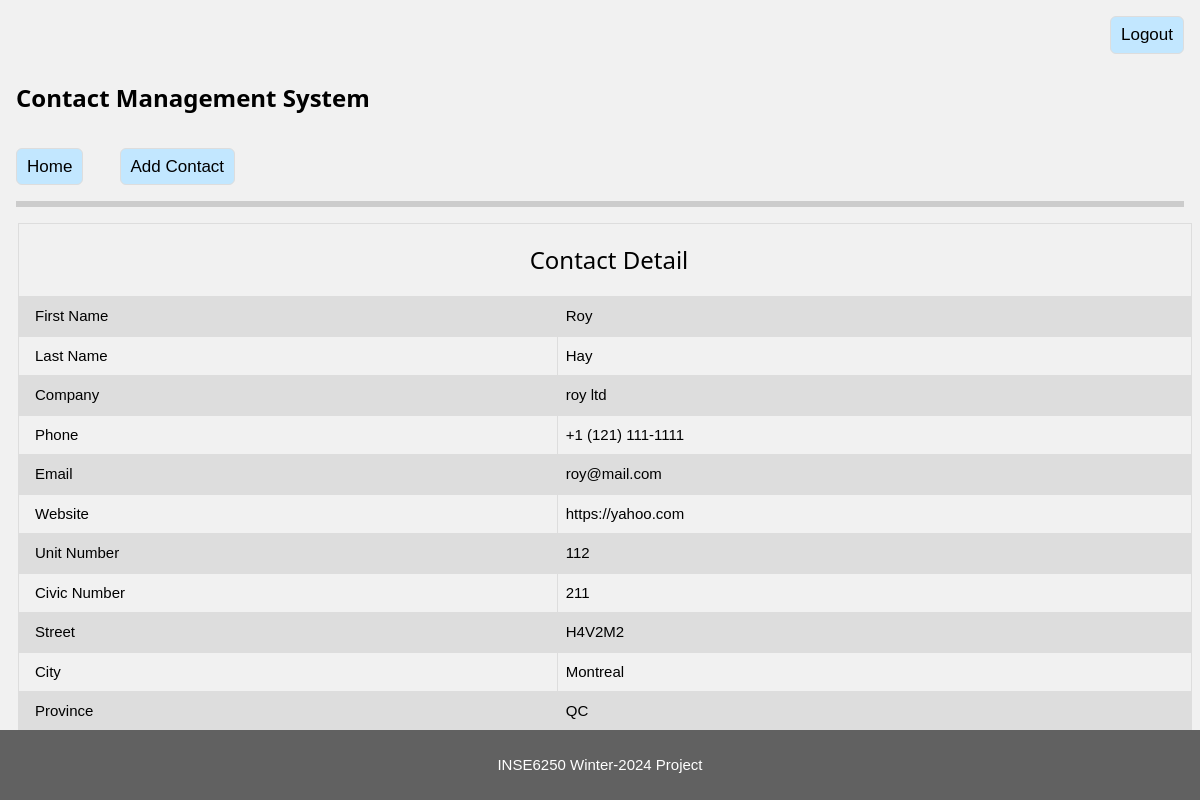
The app's page /contacts/detail/3/ (signed in) with its own data.
### contacts/models.py (models this page shows, shortened)
class Contact(models.Model):
    firstName = models.CharField(max_length=200)
    lastName = models.CharField(max_length=200)
    company = models.CharField(max_length=200)
    phone = models.CharField(max_length=200)
    email = models.CharField(max_length=200)
    website = models.CharField(max_length=200)
    unitNumber = models.IntegerField()
    civicNumber = models.IntegerField()
    street = models.CharField(max_length=200)
    city = models.CharField(max_length=200)
    province = models.CharField(max_length=2)
    postalCode = models.CharField(max_length=3)
    createdAt = models.DateTimeField(default=timezone.now)

### contacts/views.py (the view)
# urls.py: path('detail/<int:id>/', views.viewDetail, name='detailContact'),
@login_required
def viewDetail(req, id):
    contact = get_object_or_404(Contact, pk=id)
    context = {'contact': contact}
    return render(req, 'contacts/detail.html', context=context)

### templates/contacts/detail.html
{% extends "base.html" %}
{% block content %}
    {% if contact %}
        <table class="table">
            <tbody>
                <tr><th colspan="100" style="text-align: center;">
                    <h3>Contact Detail</h3>
                </th></tr>
                <tr><td>First Name</td><td>{{ contact.firstName }}</td></tr>
                <tr><td>Last Name</td><td>{{ contact.lastName }}</td></tr>
                <tr><td>Company</td><td>{{ contact.company }}</td></tr>
                <tr><td>Phone</td><td>{{ contact.phone }}</td></tr>
                <tr><td>Email</td><td>{{ contact.email }}</td></tr>
                <tr><td>Website</td><td>{{ contact.website }}</td></tr>
                <tr><td>Unit Number</td><td>{{ contact.unitNumber }}</td></tr>
                <tr><td>Civic Number</td><td>{{ contact.civicNumber }}</td></tr>
                <tr><td>Street</td><td>{{ contact.street }}</td></tr>
                <tr><td>City</td><td>{{ contact.city }}</td></tr>
                <tr><td>Province</td><td>{{ contact.province }}</td></tr>
                <tr><td>Postal Code</td><td>{{ contact.postalCode }}</td></tr>
            </tbody>
        </table>
    {% else %}
        <p style="text-align: center;">No contacts found </p>
    {% endif %}
{% endblock %}

### contacts/static/css/contact.css (style rules this page uses)
html { box-sizing: border-box }
*, *:before, *:after { box-sizing: inherit }
html { -ms-text-size-adjust: 100%; -webkit-text-size-adjust: 100% }
body,h1,h2,h3,h4,h5,h6 { font-family: "Raleway", sans-serif }
body { margin: 0 }
html, body { font-family: Verdana, sans-serif; font-size: 15px; line-height: 1.5 }
html { overflow-x: hidden }
h3 { font-size: 24px }
h1, h2, h3, h4, h5, h6 { font-family: "Segoe UI", Arial, sans-serif; font-weight: 400; margin: 10px 0 }
.table, .table-all { border-collapse: collapse; border-spacing: 0; width: 100%; display: table }
.table td, .table th, .table-all td, .table-all th { padding: 8px 8px; display: table-cell; text-align: left; vertical-align: top }
.table th:first-child, .table td:first-child, .table-all th:first-child, .table-all td:first-child { padding-left: 16px }
.content, .auto { margin-left: auto; margin-right: auto }
.content { max-width: 980px }
.light-grey, .hover-light-grey:hover, .light-gray, .hover-light-gray:hover { color: #000 !important; background-color: #f1f1f1 !important }

### contacts/static/css/style.css (style rules this page uses)
::placeholder { text-transform: none; }
.table { font-family: arial, sans-serif; border-collapse: collapse; width: 100%; }
.table td, th { border: 1px solid #dddddd; text-align: left; padding: 8px; }
.table tr:nth-child(even) { background-color: #dddddd; }

### records on screen
Contact: firstName "Roy", lastName "Hay", company "roy ltd", phone "+1 (121) 111-1111", email "roy@mail.com", website "https://yahoo.com", unitNumber "112", civicNumber "211", street "H4V2M2", city "Montreal", province "QC"
